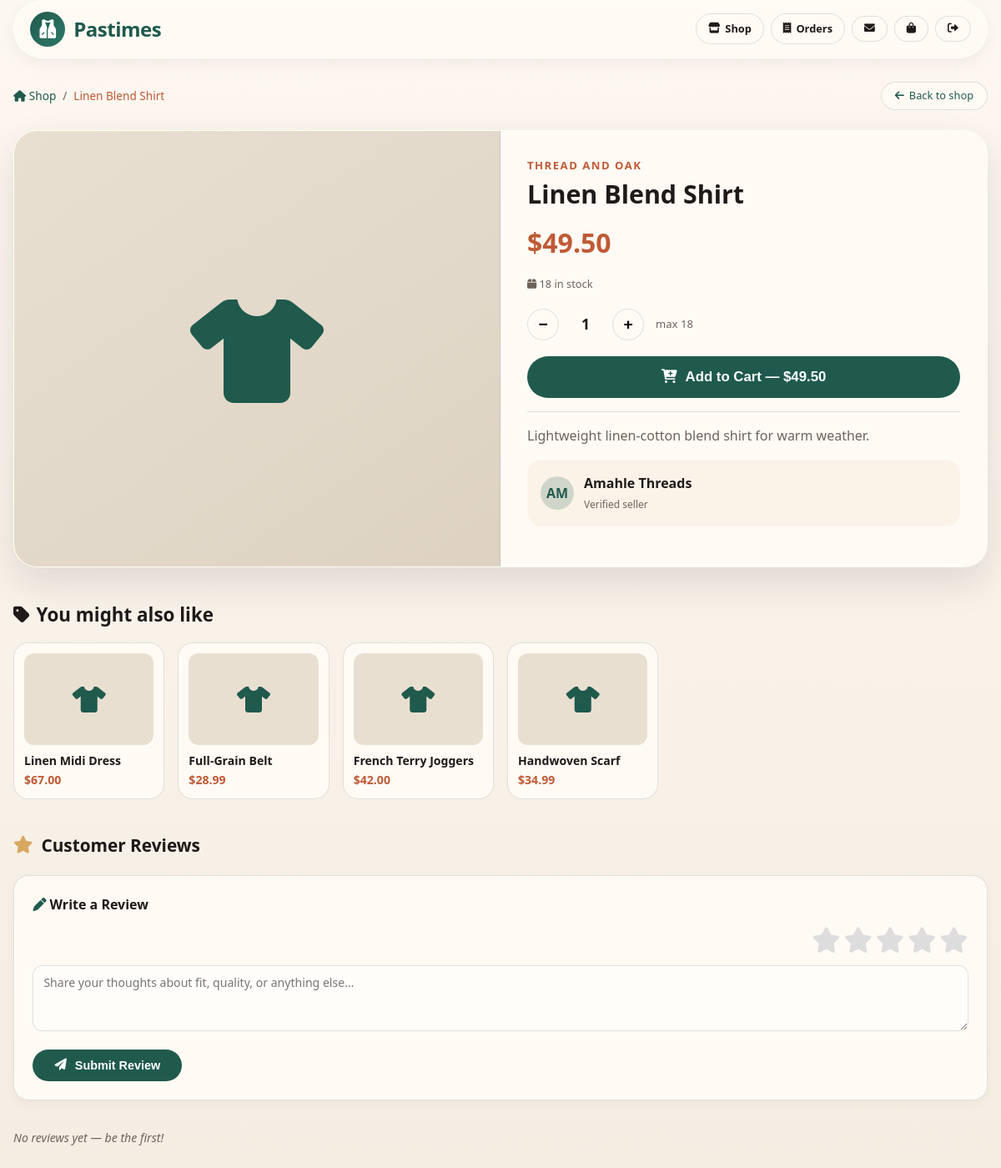
/pages/product.php?id=2 (signed in), run on the app's committed database.
### tables this page shows
CREATE TABLE `tblclothes` (
  `product_id` int(11) NOT NULL COMMENT 'AUTO_INCREMENT',
  `user_id` int(11) NOT NULL,
  `seller_id` int(11) DEFAULT NULL,
  `name` varchar(100) NOT NULL,
  `description` text NOT NULL,
  `price` decimal(10,2) NOT NULL,
  `image` varchar(255) NOT NULL DEFAULT 'placeholder-clothing.jpg',
  `brand` varchar(100) DEFAULT NULL,
  `stock` int(11) DEFAULT 0,
  `is_deleted` tinyint(1) NOT NULL DEFAULT 0,
  `created_at` timestamp NULL DEFAULT current_timestamp()
);

### pages/product.php (the view, shortened to what this page needs)
<?php
require_once __DIR__ . "/../config/DBConn.php";
$user_id = (int)$_SESSION["user_id"];
$role    = $_SESSION["role"] ?? "user";
$product_id = (int)($_GET["id"] ?? 0);
$product = null;
if ($product_id > 0) {
    $pStmt = mysqli_prepare($conn,
        "SELECT p.product_id, p.name, p.brand, p.description, p.price, p.stock, p.image,
                COALESCE(s.brand_name, 'Pastimes') AS seller_name
         FROM tblclothes p
         LEFT JOIN tblseller s ON p.seller_id = s.seller_id
         WHERE p.product_id = ?
           AND p.is_deleted = 0
         LIMIT 1"
    );
    if ($pStmt) {
        mysqli_stmt_bind_param($pStmt, "i", $product_id);
        mysqli_stmt_execute($pStmt);
        $product = mysqli_fetch_assoc(mysqli_stmt_get_result($pStmt));
    }
}
$related = [];
$rStmt = mysqli_prepare($conn,
    "SELECT product_id, name, price, image FROM tblclothes WHERE product_id <> ? AND stock > 0 AND is_deleted = 0 ORDER BY created_at DESC LIMIT 4"
);
if ($rStmt) {
    mysqli_stmt_bind_param($rStmt, "i", $product_id);
    mysqli_stmt_execute($rStmt);
    $rResult = mysqli_stmt_get_result($rStmt);
    while ($row = mysqli_fetch_assoc($rResult)) $related[] = $row;
}
mysqli_query($conn, "CREATE TABLE IF NOT EXISTS tblreview (
    review_id  INT AUTO_INCREMENT PRIMARY KEY,
    product_id INT NOT NULL,
    user_id    INT NOT NULL,
    rating     TINYINT NOT NULL,
    comment    TEXT,
    created_at TIMESTAMP DEFAULT CURRENT_TIMESTAMP,
    UNIQUE KEY one_per_user (product_id, user_id)
) ENGINE=InnoDB DEFAULT CHARSET=utf8mb4");
$reviews     = [];
$hasReviewed = false;
$canReview = ($role !== "admin");
if ($canReview) {
    $rvChk = mysqli_prepare($conn,
        "SELECT 1 FROM tblreview WHERE product_id = ? AND user_id = ? LIMIT 1"
    );
    if ($rvChk) {
        mysqli_stmt_bind_param($rvChk, "ii", $product_id, $user_id);
        mysqli_stmt_execute($rvChk);
        $hasReviewed = mysqli_num_rows(mysqli_stmt_get_result($rvChk)) > 0;
    }
}
$hasImg = !empty($product["image"]) && $product["image"] !== "placeholder-clothing.jpg"
          && file_exists(__DIR__ . "/../uploads/" . $product["image"]);
?>
<!DOCTYPE html>
<html lang="en">
<head>
  <link rel="stylesheet" href="https://cdnjs.cloudflare.com/ajax/libs/font-awesome/6.0.0-beta3/css/all.min.css">
</head>
<body>
<div class="wrap">
  <header class="top-bar">
    <a class="logo-area" href="shop.php">
      <div class="logo-icon"><i class="fas fa-vest"></i></div>
      <div><span class="logo-text">Pastimes</span></div>
    </a>
    <div class="nav-actions">
      <a class="nav-btn" href="shop.php"><i class="fas fa-store"></i> Shop</a>
      <a class="nav-btn" href="my_orders.php"><i class="fas fa-receipt"></i> Orders</a>
      <a class="nav-btn" href="messages.php"><i class="fas fa-envelope"></i></a>
      <a class="nav-btn" href="checkout.php">
        <i class="fas fa-shopping-bag"></i>
      </a>
      <a class="nav-btn" href="logout.php"><i class="fas fa-sign-out-alt"></i></a>
    </div>
  </header>
  <div class="breadcrumb">
    <a href="shop.php"><i class="fas fa-home"></i> Shop</a>
    <span>/</span>
    <span style="color:var(--rust);font-weight:500"><?php echo htmlspecialchars($product["name"]); ?></span>
    <div style="margin-left:auto">
      <a href="shop.php" class="back-btn"><i class="fas fa-arrow-left"></i> Back to shop</a>
    </div>
  </div>
  <div class="product-box">
    <div class="product-grid">
      <div class="gallery">
        <?php if ($hasImg): ?>
          <img src="../uploads/<?php echo htmlspecialchars($product["image"]); ?>"
               alt="<?php echo htmlspecialchars($product["name"]); ?>">
        <?php else: ?>
          <div class="gallery-icon"><i class="fas fa-tshirt"></i></div>
        <?php endif; ?>
      </div>
      <div class="info">
        <div class="brand"><?php echo htmlspecialchars($product["brand"] ?? "Pastimes"); ?></div>
        <h1><?php echo htmlspecialchars($product["name"]); ?></h1>
        <div class="price">$<?php echo number_format((float)$product["price"], 2); ?></div>
        <div class="stock-info">
          <i class="fas fa-box"></i>
          <?php echo (int)$product["stock"]; ?> in stock
        </div>
        <div class="qty-row">
          <button class="qty-btn" id="btnMinus">−</button>
          <span class="qty-val" id="qtyVal">1</span>
          <button class="qty-btn" id="btnPlus">+</button>
          <span style="font-size:.82rem;color:var(--muted)">max <?php echo (int)$product["stock"]; ?></span>
        </div>
        <button class="btn-add" id="btnAddCart">
          <i class="fas fa-cart-plus"></i>
          Add to Cart — $<?php echo number_format((float)$product["price"], 2); ?>
        </button>
        <div class="desc"><?php echo nl2br(htmlspecialchars($product["description"] ?? "")); ?></div>
        <div class="seller-card">
          <div class="seller-av"><?php echo strtoupper(substr($product["seller_name"], 0, 2)); ?></div>
          <div>
            <strong><?php echo htmlspecialchars($product["seller_name"]); ?></strong><br>
            <span style="font-size:.75rem;color:var(--muted)">Verified seller</span>
          </div>
        </div>
      </div>
    </div>
  </div>
  <?php if ($related): ?>
  <div class="related-title"><i class="fas fa-tag"></i> You might also like</div>
  <div class="related-grid">
    <?php foreach ($related as $r):
      $rHasImg = !empty($r["image"]) && $r["image"] !== "placeholder-clothing.jpg"
                 && file_exists(__DIR__ . "/../uploads/" . $r["image"]);
    ?>
    <a class="related-card" href="product.php?id=<?php echo (int)$r["product_id"]; ?>">
      <div class="related-img">
        <?php if ($rHasImg): ?>
          <img src="../uploads/<?php echo htmlspecialchars($r["image"]); ?>" alt="">
        <?php else: ?>
          <i class="fas fa-tshirt" style="font-size:2rem"></i>
        <?php endif; ?>
      </div>
      <div class="related-name"><?php echo htmlspecialchars($r["name"]); ?></div>
      <div class="related-price">$<?php echo number_format((float)$r["price"], 2); ?></div>
    </a>
    <?php endforeach; ?>
  </div>
  <?php endif; ?>
  <section class="reviews-section">
    <h2 class="reviews-title">
      <i class="fas fa-star" style="color:var(--gold)"></i> Customer Reviews
    </h2>
    <?php if ($canReview): ?>
    <div class="review-form-card">
      <h3>
        <i class="fas fa-pen" style="color:var(--forest)"></i>
        <?php echo $hasReviewed ? 'Update Your Review' : 'Write a Review'; ?>
      </h3>
      <form method="POST" action="submit_review.php">
        <div class="star-picker">
          <?php for ($s = 5; $s >= 1; $s--): ?>
            <label for="star<?php echo $s; ?>"><i class="fas fa-star"></i></label>
          <?php endfor; ?>
        </div>
        <textarea name="comment" rows="3" placeholder="Share your thoughts about fit, quality, or anything else…"></textarea>
        <button type="submit" class="btn-add" style="width:auto;padding:11px 26px;font-size:.9rem;margin:0">
          <i class="fas fa-paper-plane"></i> <?php echo $hasReviewed ? 'Update Review' : 'Submit Review'; ?>
        </button>
      </form>
    </div>
    <?php else: ?>
      <p class="review-note"><i class="fas fa-info-circle"></i> Sign in as a shopper to leave a review.</p>
    <?php endif; ?>
    <?php if (!$reviews): ?>
      <p class="review-empty">No reviews yet — be the first!</p>
    <?php endif; ?>
  </section>
</div>
</body>
</html>

### data on the page
tblclothes: name "Linen Blend Shirt", brand "THREAD AND OAK", price "49.50", stock "18", description "Lightweight linen-cotton blend shirt for warm weather."
tblclothes: name "Linen Midi Dress", price "67.00"
tblclothes: name "Full-Grain Belt", price "28.99"
tblclothes: name "French Terry Joggers", price "42.00"
tblclothes: name "Handwoven Scarf", price "34.99"

### other printed values
substr($product["seller_name"], 0, 2) "AM"
$product["seller_name"] "Amahle Threads"
